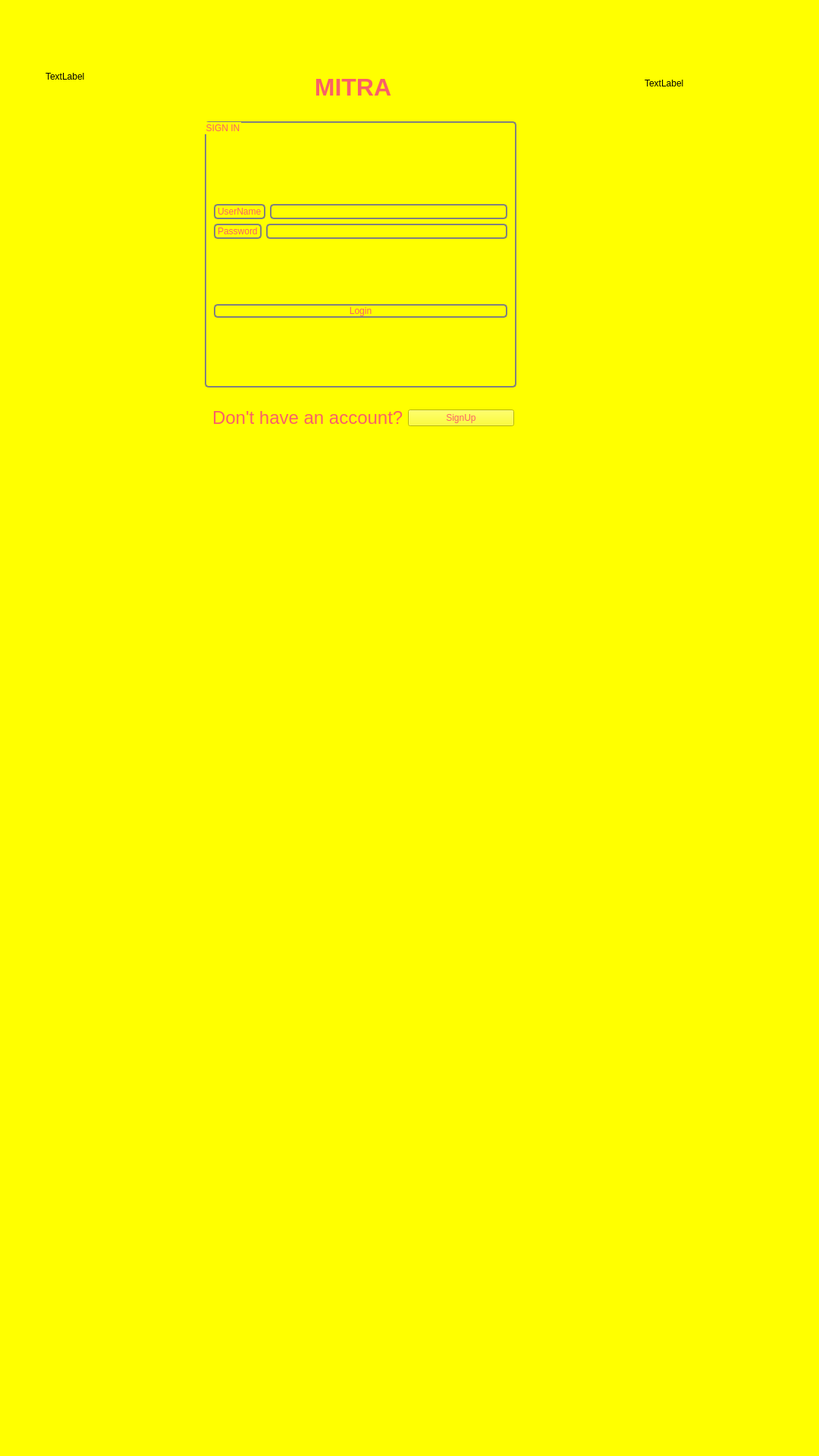
<?xml version="1.0" encoding="UTF-8"?>
<ui version="4.0">
 <class>MainWindow</class>
 <widget class="QMainWindow" name="MainWindow">
  <property name="geometry">
   <rect>
    <x>0</x>
    <y>0</y>
    <width>1080</width>
    <height>1920</height>
   </rect>
  </property>
  <property name="windowTitle">
   <string>MainWindow</string>
  </property>
  <property name="styleSheet">
   <string notr="true">background-color: rgb(255, 255, 0);</string>
  </property>
  <widget class="QWidget" name="centralwidget">
   <widget class="QWidget" name="layoutWidget">
    <property name="geometry">
     <rect>
      <x>280</x>
      <y>530</y>
      <width>398</width>
      <height>42</height>
     </rect>
    </property>
    <layout class="QHBoxLayout" name="horizontalLayout_7">
     <item>
      <widget class="QLabel" name="name_7">
       <property name="styleSheet">
        <string notr="true">color:rgb(249, 97, 103);</string>
       </property>
       <property name="text">
        <string>&lt;html&gt;&lt;head/&gt;&lt;body&gt;&lt;p&gt;&lt;span style=&quot; font-size:18pt; color: #F96167&quot;&gt;Don't have an account?&lt;/span&gt;&lt;/p&gt;&lt;/body&gt;&lt;/html&gt;</string>
       </property>
      </widget>
     </item>
     <item>
      <widget class="QPushButton" name="pushButton_singup_3">
       <property name="styleSheet">
        <string notr="true">color: #F96167;</string>
       </property>
       <property name="text">
        <string>SignUp</string>
       </property>
      </widget>
     </item>
    </layout>
   </widget>
   <widget class="QLabel" name="label3">
    <property name="geometry">
     <rect>
      <x>60</x>
      <y>60</y>
      <width>281</width>
      <height>81</height>
     </rect>
    </property>
    <property name="text">
     <string>TextLabel</string>
    </property>
   </widget>
   <widget class="QLabel" name="name">
    <property name="geometry">
     <rect>
      <x>850</x>
      <y>100</y>
      <width>63</width>
      <height>20</height>
     </rect>
    </property>
    <property name="text">
     <string>TextLabel</string>
    </property>
   </widget>
   <widget class="QLabel" name="name_2">
    <property name="geometry">
     <rect>
      <x>340</x>
      <y>70</y>
      <width>251</width>
      <height>91</height>
     </rect>
    </property>
    <property name="styleSheet">
     <string notr="true">color:rgb(252, 231, 125);</string>
    </property>
    <property name="text">
     <string>&lt;html&gt;&lt;head/&gt;&lt;body&gt;&lt;p align=&quot;center&quot;&gt;&lt;span style=&quot; font-size:24pt; font-weight:700; color:#f96167;&quot;&gt;MITRA&lt;/span&gt;&lt;/p&gt;&lt;/body&gt;&lt;/html&gt;</string>
    </property>
   </widget>
   <widget class="QGroupBox" name="groupBox">
    <property name="geometry">
     <rect>
      <x>270</x>
      <y>160</y>
      <width>411</width>
      <height>351</height>
     </rect>
    </property>
    <property name="styleSheet">
     <string notr="true">border:2px solid gray;border-radius:5px;margin-top: 1ex;
font: 16pt &quot;Gill Sans MT&quot;;
color:rgb(249, 97, 103);</string>
    </property>
    <property name="title">
     <string>SIGN IN</string>
    </property>
    <layout class="QVBoxLayout" name="verticalLayout_5">
     <item>
      <layout class="QVBoxLayout" name="verticalLayout_6">
       <item>
        <layout class="QHBoxLayout" name="horizontalLayout_8">
         <item>
          <widget class="QLabel" name="label_3">
           <property name="text">
            <string>UserName</string>
           </property>
          </widget>
         </item>
         <item>
          <widget class="QLineEdit" name="username_3"/>
         </item>
        </layout>
       </item>
       <item>
        <layout class="QHBoxLayout" name="horizontalLayout_9">
         <item>
          <widget class="QLabel" name="name_8">
           <property name="text">
            <string>Password</string>
           </property>
          </widget>
         </item>
         <item>
          <widget class="QLineEdit" name="Password_3">
           <property name="echoMode">
            <enum>QLineEdit::Password</enum>
           </property>
          </widget>
         </item>
        </layout>
       </item>
      </layout>
     </item>
     <item>
      <widget class="QPushButton" name="pushButton_login_3">
       <property name="text">
        <string>Login</string>
       </property>
      </widget>
     </item>
    </layout>
   </widget>
  </widget>
  <widget class="QMenuBar" name="menubar">
   <property name="geometry">
    <rect>
     <x>0</x>
     <y>0</y>
     <width>1080</width>
     <height>25</height>
    </rect>
   </property>
  </widget>
  <widget class="QStatusBar" name="statusbar"/>
 </widget>
 <resources/>
 <connections/>
</ui>
